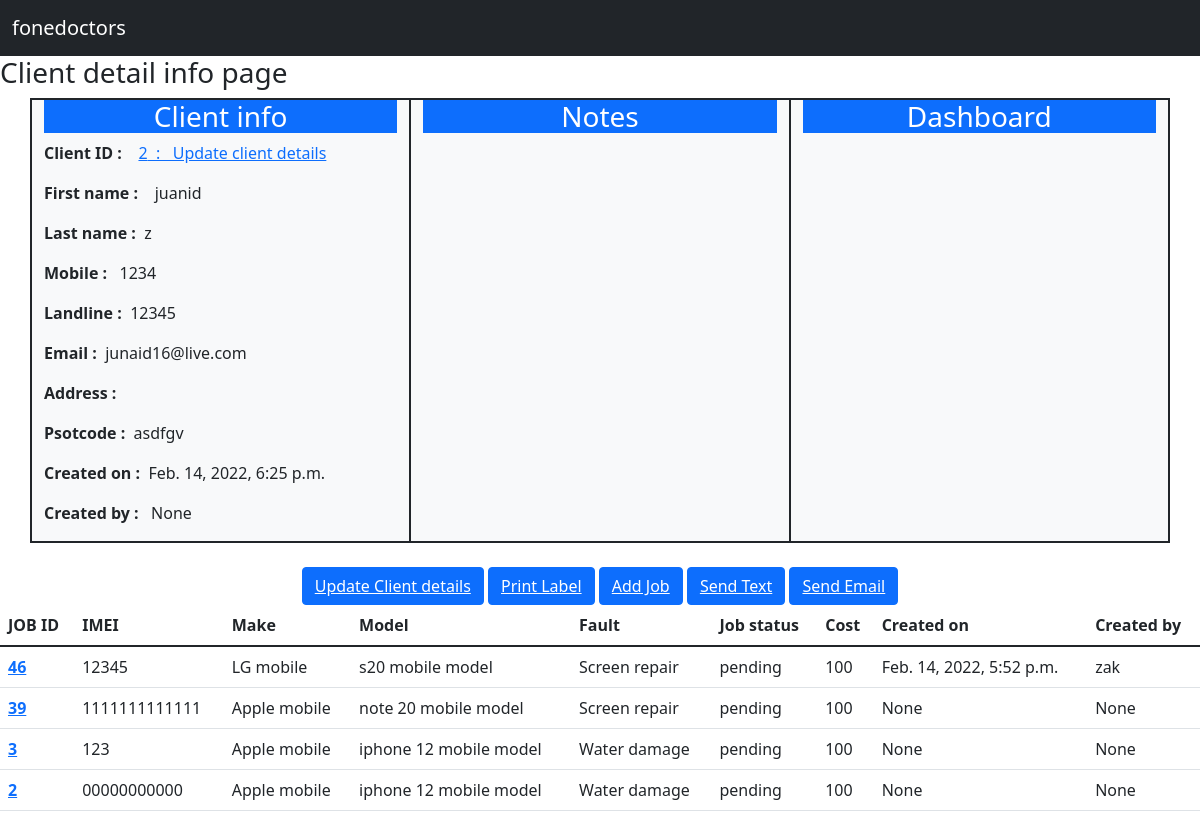
/Client_detail_info/2, run on the app's committed database.
### customer/models.py (models this page shows, shortened)
class Customer(models.Model):
    id = models.AutoField(primary_key=True)
    first_name = models.CharField(max_length=250)
    last_name = models.CharField(max_length=250)
    phone  = models.IntegerField()
    landline  = models.IntegerField()
    email = models.EmailField(max_length=250)
    address = models.CharField(max_length=250)
    postcode = models.CharField(max_length=250)
    created_date = models.DateTimeField(null=True, blank= True)#
    created_by = models.ForeignKey(User,on_delete=models.CASCADE, null=True, blank=True)

### Jobs/models.py (models this page shows, shortened)
class Jobs(models.Model):
    customer = models.ForeignKey(Customer,on_delete = models.CASCADE, related_name = 'job_customer')
    device =  models.ForeignKey(Devices,on_delete = models.CASCADE, related_name = 'job_device', null = True, blank=True)
    make = models.ForeignKey(Make,on_delete = models.CASCADE, related_name = 'job_make', null=True, blank=True)
    model = models.ForeignKey(Model,on_delete = models.CASCADE, related_name = 'job_model', null=True, blank=True)
    fault =  models.ForeignKey(Fault,on_delete = models.CASCADE, related_name = 'job_faults', null=True, blank=True)
    description = models.TextField(null=True, blank=True)
    imei = models.CharField(max_length=250, null=True, blank=True)
    accessories = models.ForeignKey(Accessories,on_delete = models.CASCADE, related_name = 'job_acessories', null=True, blank=True)
    sale_item = models.ForeignKey(Sale_item,on_delete = models.CASCADE, related_name = 'sale_acessories', null=True, blank=True)
    passcode = models.CharField(max_length=250, null=True, blank=True)
    network = models.ForeignKey(Network,on_delete = models.CASCADE, related_name = 'job_network', null=True, blank=True)
    cost = models.IntegerField(null=True, blank=True)
    job_status = models.ForeignKey(Job_status,on_delete = models.CASCADE, related_name = 'job_job_status', null=True, blank=True)
    collection_time = models.DateTimeField(null=True, blank=True)
    payment_status = models.CharField(choices= PAYMENT_STATUS, max_length=250, null=True, blank=True)
    created_date = models.DateTimeField(null=True, blank=True)
    created_by = models.ForeignKey(User, on_delete = models.CASCADE, null=True, blank=True)

class Make(models.Model):
    device = models.ForeignKey(Devices,on_delete=models.CASCADE, related_name='make_device')
    make = models.CharField(max_length=250)
    def __str__(self):
        return self.make

class Model(models.Model):
    make = models.ForeignKey(Make,on_delete=models.CASCADE)
    model = models.CharField(max_length=250)
    def __str__(self):
        return self.model

class Fault(models.Model):
    fault =  models.CharField(max_length=250)
    def __str__(self):
        return self.fault

class Job_status(models.Model):
    job_status =  models.CharField(max_length=250)
    def __str__(self):
        return self.job_status

### customer/views.py (the view)
# urls.py: path('Client_detail_info/<str:id>', views.Client_detail_info, name='Client_detail_info'),
def Client_detail_info(request,id):
    customer = Customer.objects.get(id=id)
    jobs = Jobs.objects.filter(customer=customer)#first cusomer is field/column from job models and 2 customer is variable from  line 46
    context = {'customer_context':customer, 'jobs_context':jobs}
    return render(request, 'Client_detail_info.html',context)

### templates/Client_detail_info.html
{% extends 'base.html' %}
{% block content %}
<h3>Client detail info page </h3>
<div class="container border border-dark">
  <div class="row">
    <div class="col border border-dark bg-light" >
      <h3 class="text-white bg-primary text-center">Client info</h3>
       <p><strong>Client ID : </strong>&nbsp;&nbsp; <a href="{% url 'update_client_details' customer_context.id %}">{{customer_context.id }}&nbsp;&nbsp;:&nbsp;&nbsp;  Update client details</a> </p>
      <p><strong>First name : </strong>&nbsp;&nbsp; {{customer_context.first_name}}</p>
      <p><strong> Last name :</strong>&nbsp;&nbsp;{{customer_context.last_name}}</p>
      <p><strong>Mobile     :</strong> &nbsp;&nbsp;{{customer_context.phone}}</p>
      <p><strong> Landline  :</strong>&nbsp;&nbsp;{{customer_context.landline}}</p>
      <p><strong> Email     :</strong>&nbsp;&nbsp;{{customer_context.email}}</p>
      <p><strong> Address   :</strong>&nbsp;&nbsp;{{customer_context.address}}</p>
      <p><strong> Psotcode  :</strong>&nbsp;&nbsp;{{customer_context.postcode}}</p>
      <p><strong>Created on :</strong>&nbsp;&nbsp;{{customer_context.created_date}}</p>
      <p><strong>Created by :</strong>&nbsp;&nbsp; {{customer_context.created_by}}</p>
    </div>
    <div class="col border border-dark bg-light" >
      <h3 class="text-white bg-primary text-center">Notes</h3>
    </div>
    <div class="col border border-dark bg-light" >
      <h3 class="text-white bg-primary text-center">Dashboard</h3>
    </div>
  </div>
</div>
<br>
<center><button  type="button" class="btn btn-primary"> <a class="text-white" href="{% url 'update_client_details' customer_context.id %}">Update Client details</a></button>
  <button type="button" class="btn btn-primary"> <a class="text-white" href="#">Print Label</a></button>
  <button type="button" class="btn btn-primary"> <a class="text-white" href="{% url 'add_direct_job' customer_context.id %}">Add Job</a></button>
  <button type="button" class="btn btn-primary"> <a class="text-white" href="#">Send Text</a></button>
  <button type="button" class="btn btn-primary"> <a class="text-white" href="#">Send Email</a></button>
</center>
    <table class="table table-hover">
      <thead>
        <tr>
          <th scope="col">JOB ID</th>
          <th scope="col">IMEI</th>
          <th scope="col">Make</th>
          <th scope="col">Model</th>
          <th scope="col">Fault</th>
          <th scope="col">Job status</th>
          <th scope="col">Cost</th>
          <th scope="col">Created on</th>
          <th scope="col">Created by </th>
        </tr>
      </thead>
      <tbody>
      {% for jobs_context in jobs_context reversed %}
         <tr>
          <th><a href="{% url 'job_detail_page' jobs_context.id %}">{{jobs_context.id}}</a></th>
          <td>{{jobs_context.imei}}</td>
          <td>{{jobs_context.make}}</td>
          <td>{{jobs_context.model}}</td>
          <td>{{jobs_context.fault}}</td>
          <td>{{jobs_context.job_status}}</td>
          <td>{{jobs_context.cost}}</td>
          <td>{{jobs_context.created_date}}</td>
          <td>{{jobs_context.created_by}}</td>
        </tr>
        {% endfor %}
      </tbody>
    </table>
{% endblock %}

### data on the page
Customer: id "2", first_name "juanid", last_name "z", phone "1234", landline "12345", email "junaid16@live.com", postcode "asdfgv", created_date "Feb. 14, 2022, 6:25 p.m.", created_by "None"
Jobs: id "46", imei "12345", make "LG mobile", model "s20 mobile model", fault "Screen repair", job_status "pending", cost "100", created_date "Feb. 14, 2022, 5:52 p.m.", created_by "zak"
Jobs: id "39", imei "1111111111111", make "Apple mobile", model "note 20 mobile model", fault "Screen repair", job_status "pending", cost "100", created_date "None", created_by "None"
Jobs: id "3", imei "123", make "Apple mobile", model "iphone 12 mobile model", fault "Water damage", job_status "pending", cost "100", created_date "None", created_by "None"
Jobs: id "2", imei "00000000000", make "Apple mobile", model "iphone 12 mobile model", fault "Water damage", job_status "pending", cost "100", created_date "None", created_by "None"
